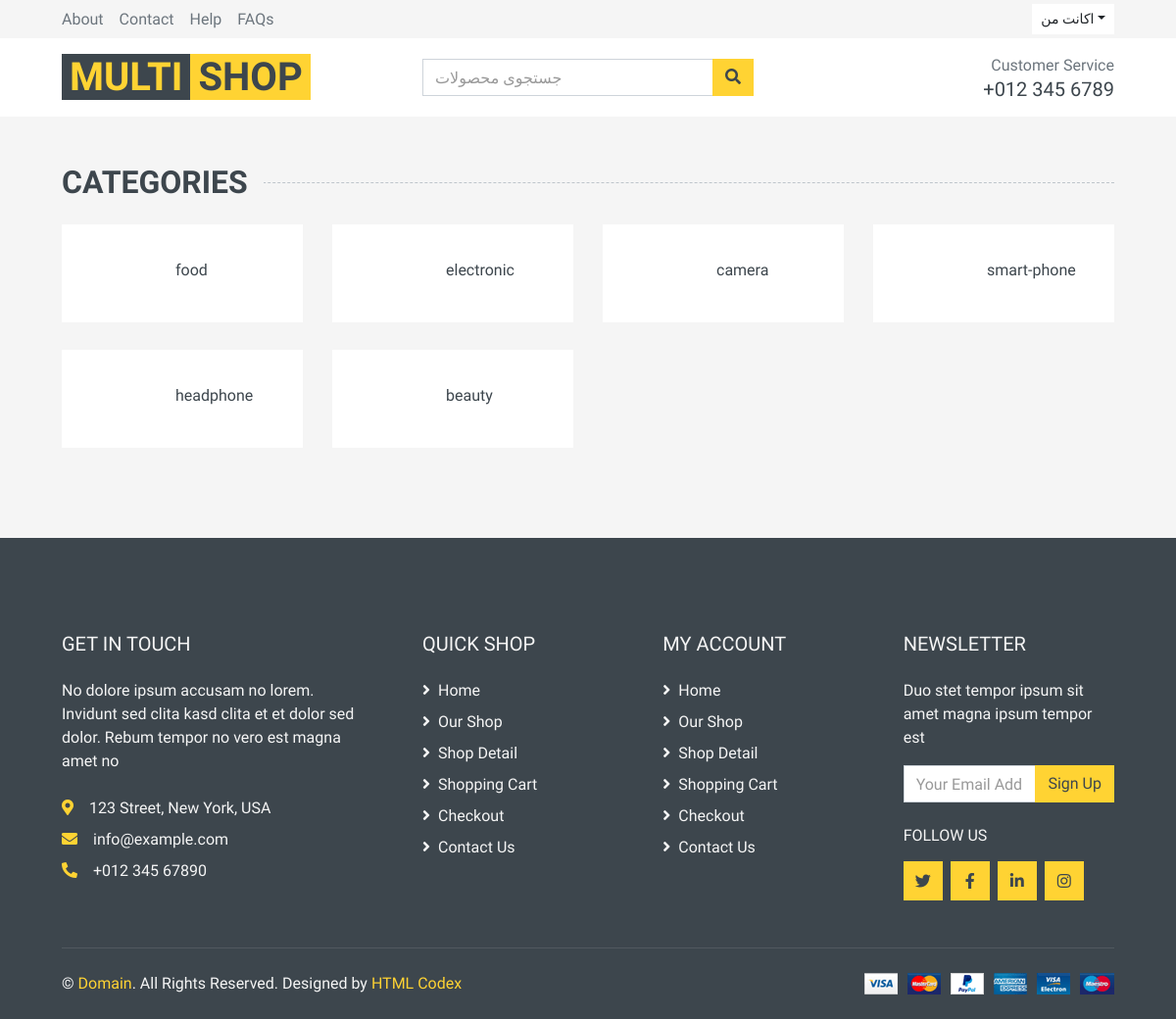
Page /products/category on the earlier database version.
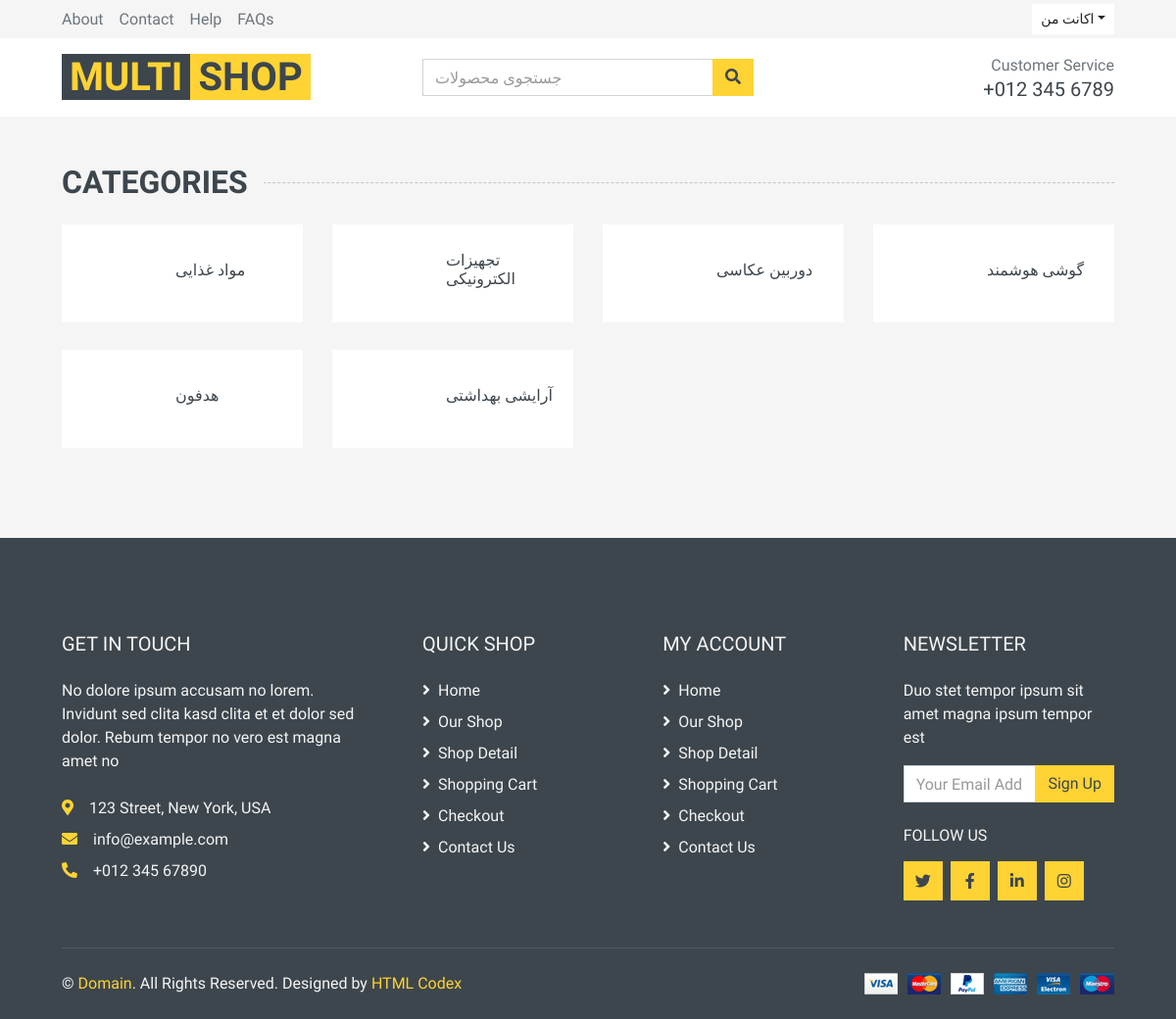
Same page on the later database version.
### product/models.py (models this page shows, shortened)
class Category(models.Model):
    parent = models.ForeignKey("self", blank=True, null=True, on_delete=models.CASCADE, related_name="subs")
    title = models.CharField(max_length=150)
    slug = models.SlugField()
    def __str__(self):
        return self.title

### product/views.py (the view)
# urls.py: path('category', views.CategoryView.as_view(), name="category"),
class CategoryView(TemplateView):
    template_name = "category/category_list.html"
    def get_context_data(self, **kwargs):
        context = super(CategoryView,self).get_context_data()
        context['categories'] = Category.objects.all()
        return context

### product/templates/category/category_list.html
{% extends "base.html" %}
{% load static %}
{% block main %}
      <div class="container-fluid pt-5">
        <h2 class="section-title position-relative text-uppercase mx-xl-5 mb-4"><span class="bg-secondary pr-3">Categories</span></h2>
        <div class="row px-xl-5 pb-3">
 {% for category in categories %}
            <div class="col-lg-3 col-md-4 col-sm-6 pb-1">
                <a class="text-decoration-none" href="{% url 'product:category_items' category.slug %}">
                    <div class="cat-item d-flex align-items-center mb-4">
                        <div class="overflow-hidden" style="width: 100px; height: 100px;">
                        </div>
                        <div class="flex-fill pl-3">
                            <h6>{{ category }}</h6>
                        </div>
                    </div>
                </a>
            </div>
 {% endfor %}
        </div>
    </div>
{% endblock  %}

Differences in the rows shown:
changed Category: title "food" → "مواد غذایی"
changed Category: title "electronic" → "تجهیزات الکترونیکی"
changed Category: title "camera" → "دوربین عکاسی"
changed Category: title "smart-phone" → "گوشی هوشمند"
changed Category: title "headphone" → "هدفون"
changed Category: title "beauty" → "آرایشی بهداشتی"
